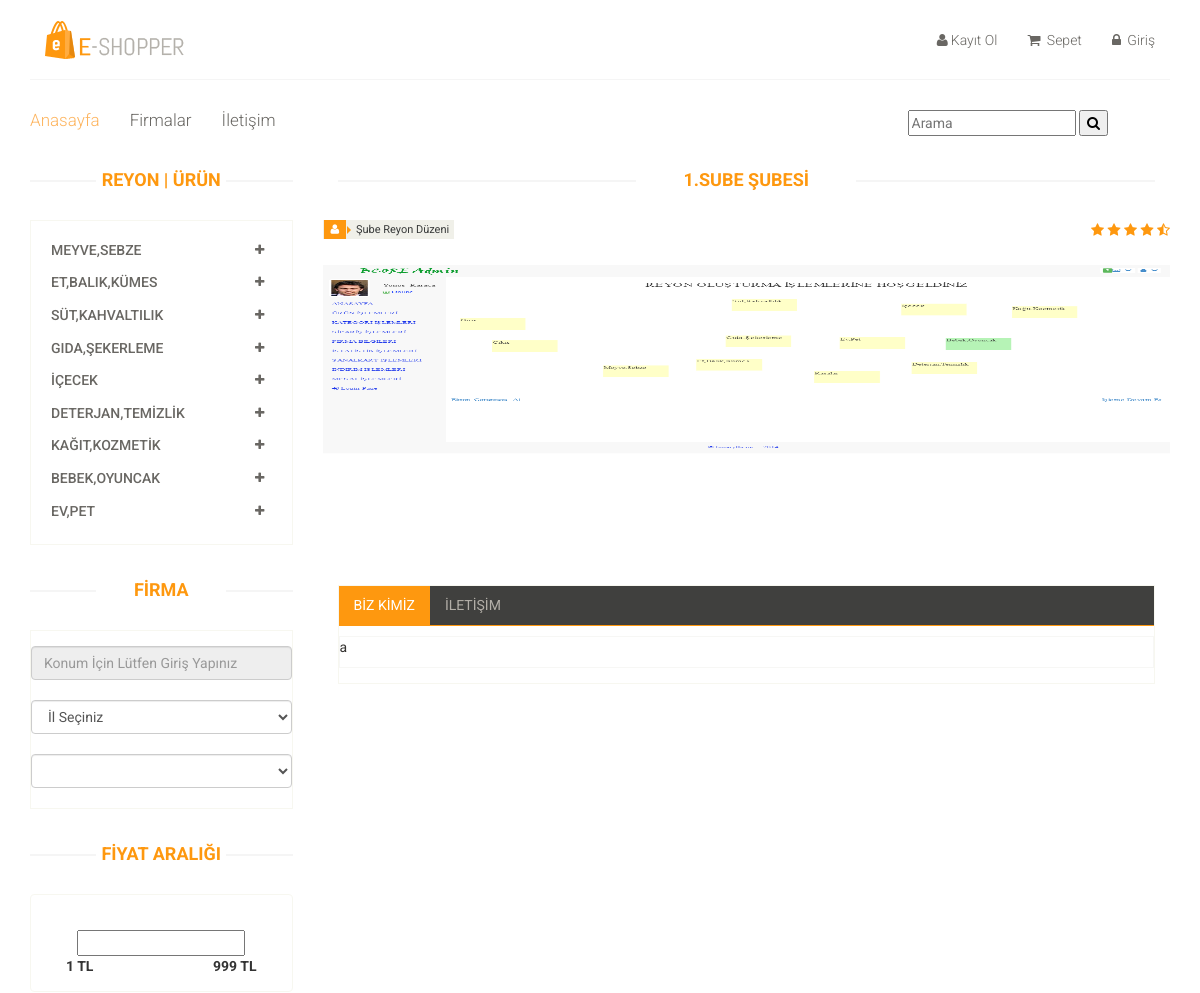
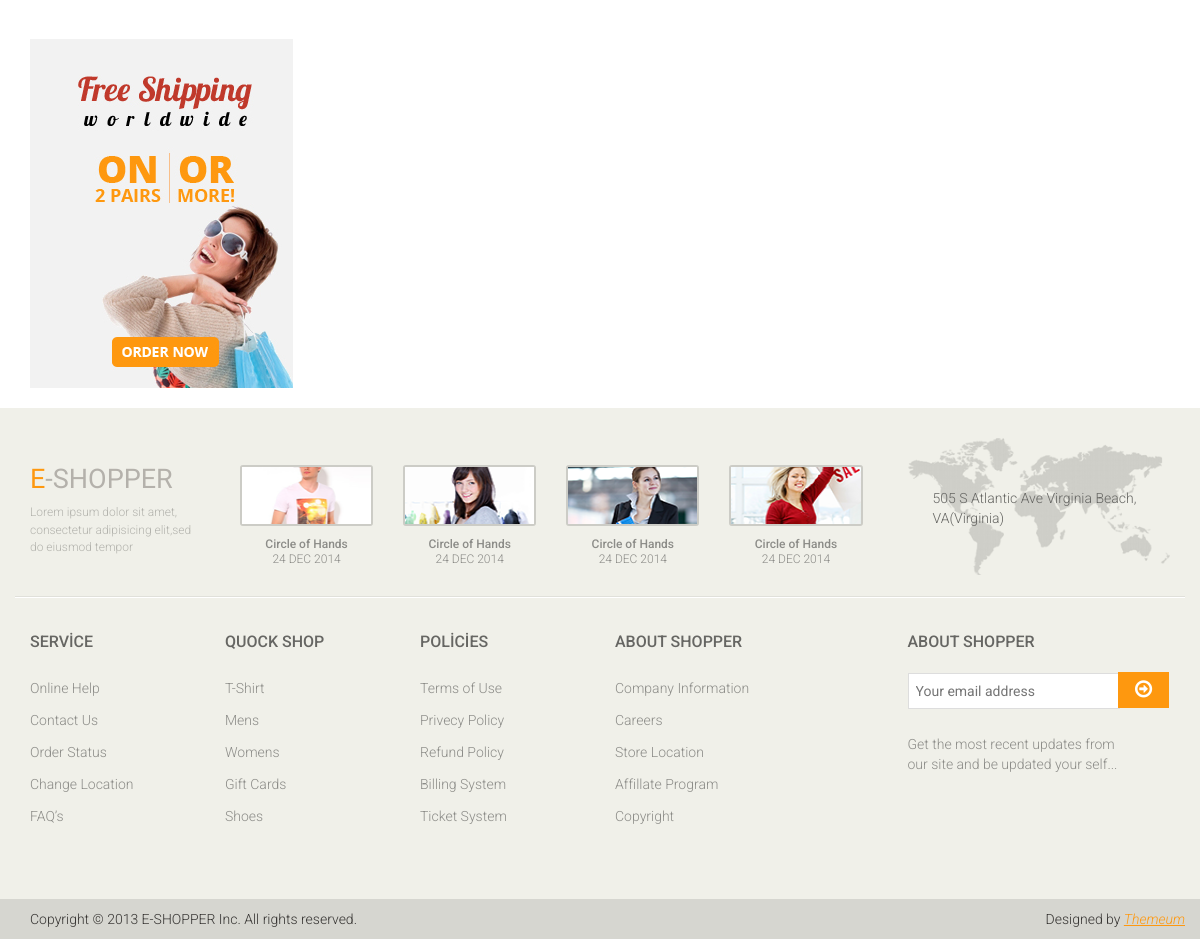
The page /blog_single_sube.php?id=1 on the database its author committed (2 pictures, top to bottom).
### tables this page shows
CREATE TABLE `kategori` (
  `kategori_id` int(11) NOT NULL,
  `kategori_isim` varchar(50) NOT NULL,
  `kategori_ust` varchar(5) NOT NULL
);

CREATE TABLE `sube` (
  `sube_id` int(11) NOT NULL,
  `sube_isim` varchar(50) NOT NULL,
  `sube_reyon` varchar(100) NOT NULL,
  `sube_hakkinda` varchar(2000) NOT NULL,
  `sube_iletisim` varchar(250) NOT NULL,
  `sube_yetkili` int(11) NOT NULL
);

### blog_single_sube.php (the view, shortened to what this page needs)
<!DOCTYPE html>
<html lang="tr">
<head>
    <link href="css/bootstrap.min.css" rel="stylesheet">
    <link href="css/font-awesome.min.css" rel="stylesheet">
    <link href="css/prettyPhoto.css" rel="stylesheet">
    <link href="css/price-range.css" rel="stylesheet">
    <link href="css/animate.css" rel="stylesheet">
	<link href="css/main.css" rel="stylesheet">
	<link href="css/responsive.css" rel="stylesheet">
</head>
<body>
	<?php require_once("header.php"); ?>
	<section>
		<div class="container">
			<div class="row">
				<?php require_once("sidebar.php"); ?>
				<div class="col-sm-9">
					<div class="blog-post-area">
						<?php
		                if (!isset($id)) {
		                        $id = $_GET['id'];
		                    }
		                    $veri = $db->prepare("SELECT * FROM sube where sube_id=$id");
		                    $veri ->execute();
		                        if($veri->rowCount()){
		                        foreach($veri as $row){
		                ?>
						<h2 class="title text-center"><?php echo $row['sube_isim']; ?> ŞUBESİ</h2>
						<div class="single-blog-post">
							<div class="post-meta">
								<ul>
									<li><i class="fa fa-user"></i> Şube Reyon Düzeni</li>
								</ul>
								<span>
									<i class="fa fa-star"></i>
									<i class="fa fa-star"></i>
									<i class="fa fa-star"></i>
									<i class="fa fa-star"></i>
									<i class="fa fa-star-half-o"></i>
								</span>
							</div>
							<img src="admin_firma/<?php echo $row['sube_reyon'];?>"style="width:100%; height: 300px; margin-bottom: 20px;">
							<div class="category-tab shop-details-tab">
							<div class="col-sm-12">
								<ul class="nav nav-tabs">
									<li class="active"><a href="#details" data-toggle="tab">BİZ KİMİZ</a></li>
									<li><a href="#companyprofile" data-toggle="tab">İLETİŞİM</a></li>
								</ul>
							</div>
							<div class="tab-content">
								<div class="tab-pane fade active in" id="details" >
									<div class="col-sm-12">
										<div class="product-image-wrapper">
											<div class="single-products">
												<p>
													<?php echo $row['sube_hakkinda']; ?>
												</p>
											</div>
										</div>
									</div>
								</div>
							</div>
							</div>
						</div>
					</div>
					<?php
                    }
                	}
                    ?>
				</div>
			</div>
		</div>
	</section>
	<?php require_once("footer.php"); ?>
</body>
</html>

### sidebar.php (shortened to what this page needs)
<?php require_once("baglan.php"); ?>
<div class="col-sm-3">
	<div class="left-sidebar">
		<h2>reyon | ürün</h2>
			<div class="panel-group category-products" id="accordian">
				<?php
					$ustkategorilist= $db->query("select * from kategori where kategori_ust=0")->fetchAll(PDO::FETCH_ASSOC);
				?>
				<?php
					foreach ($ustkategorilist as $key => $value)
						{
				?>
					<div class="panel panel-default">
						<div class="panel-heading">
							<h4 class="panel-title">
								<a data-toggle="collapse" data-parent="#accordian" href="#<?php echo $value['kategori_id'];?>" >
									<span class="badge pull-right"><i class="fa fa-plus"></i></span>
										<?php echo $value['kategori_isim'];?>
								</a>
							</h4>
						</div>
						</div>
						<?php } ?>
			</div>
			<div class="brands_products">
				<h2>firma </h2>
				<div class="panel-group category-products" id="accordian">
					<input class="form-control" type="text" name="konumbilgi" maxlength="100" id="message-text4" disabled="disabled"  placeholder="Konum İçin Lütfen Giriş Yapınız" required/>
					<br>
				     	<select id="il2" name="uye_il" class="form-control">
							<option> İl Seçiniz</option>
				      	</select>
				      	<br>
				      	<select id="ilce2" name="uye_ilce" class="form-control">
			      		</select>
				</div>
		</div>
			<div class="price-range">
				<h2>Fiyat Aralığı</h2>
				<div class="well text-center">
					<input type="text" class="span2" value="" data-slider-min="0" data-slider-max="600" data-slider-step="5" data-slider-value="[250,450]" id="sl2" ><br />
					<b class="pull-left">1 TL</b> <b class="pull-right">999 TL</b>
				</div>
			</div>
			<div class="shipping text-center">
				<img src="images/home/shipping.jpg" alt="" />
			</div><br>
	</div>
</div>

### css/main.css (style rules this page uses)
body { font-family: 'Roboto', sans-serif; background:; position: relative; font-weight:400px; }
a { -webkit-transition: 300ms; -moz-transition: 300ms; -o-transition: 300ms; transition: 300ms; }
h1, h2, h3, h4, h5, h6 { font-family: 'Roboto', sans-serif; }
.category-products { border: 1px solid #F7F7F0; margin-bottom: 35px; padding-bottom: 20px; padding-top: 15px; }
.left-sidebar h2, .brands_products h2 { color: #FE980F; font-family: 'Roboto', sans-serif; font-size: 18px; font-weight: 700; margin: 0 auto 30px; text-align: center; text-transform: uppercase; position: relative; z-index:3; }
.left-sidebar h2:after, h2.title:after { content: " "; position: absolute; border: 1px solid #f5f5f5; bottom:8px; left: 0; width: 100%; height: 0; z-index: -2; }
.left-sidebar h2:before { content: " "; position: absolute; background: #fff; bottom: -6px; width: 130px; height: 30px; z-index: -1; left: 50%; margin-left: -65px; }
h2.title:before { content: " "; position: absolute; background: #fff; bottom: -6px; width: 220px; height: 30px; z-index: -1; left: 50%; margin-left: -110px; }
.category-products .panel { background-color: #FFFFFF; border: 0px; border-radius: 0px; box-shadow:none; margin-bottom: 0px; }
.category-products .panel-default .panel-heading { background-color: #FFFFFF; border: 0 none; color: #FFFFFF; padding: 5px 20px; }
.category-products .panel-default .panel-heading .panel-title a { color: #696763; font-family: 'Roboto', sans-serif; font-size: 14px; text-decoration: none; text-transform: uppercase; }
.category-products .badge { background:none; border-radius: 10px; color: #696763; display: inline-block; font-size: 12px; font-weight: bold; line-height: 1; min-width: 10px; padding: 3px 7px; text-align: center; vertical-align: baseline; white-space: nowrap; }
.shipping { background-color: #F2F2F2; margin-top: 40px; overflow: hidden; padding-top: 20px; position: relative; }
.price-range { margin-top:30px; }
.well { background-color: #FFFFFF; border: 1px solid #F7F7F0; border-radius: 4px; box-shadow: none; margin-bottom: 20px; min-height: 20px; padding: 35px; }
h2.title { color: #FE980F; font-family: 'Roboto', sans-serif; font-size: 18px; font-weight: 700; margin: 0 15px; text-transform: uppercase; margin-bottom: 30px; position: relative; }
.product-image-wrapper { border:1px solid #F7F7F5; overflow: hidden; margin-bottom:5px; }
.single-products { position: relative; }
.category-tab { overflow: hidden; }
.category-tab ul { background: #40403E; border-bottom: 1px solid #FE980F; list-style: none outside none; margin: 0 0 10px; padding: 0; width: 100%; }
.category-tab ul li a { border: 0 none; border-radius: 0; color: #B3AFA8; display: block; font-family: 'Roboto', sans-serif; font-size: 14px; text-transform: uppercase; }
.nav-tabs li.active a, .nav-tabs li.active a:hover, .nav-tabs li.active a:focus { -moz-border-bottom-colors: none; -moz-border-left-colors: none; -moz-border-right-colors: none; -moz-border-top-colors: none; background-color: #FE980F; border:0px; color: #FFFFFF; cursor: default; margin-right:0; margin-left:0; }
.nav-tabs li a { border: 1px solid rgba(0, 0, 0, 0); border-radius: 4px 4px 0 0; line-height: 1.42857; margin-right:0; }
.shop-details-tab { border: 1px solid #F7F7F0; margin-bottom: 75px; margin-left: 15px; margin-right: 15px; padding-bottom: 10px; }
.shop-details-tab .col-sm-12 { padding-left: 0; padding-right: 0; }
.user_info input, select, textarea { background: #F0F0E9; border:0; color: #696763; padding: 5px; width: 100%; border-radius: 0; resize: none }
.blog-post-area .single-blog-post p { color: #363432 }
.blog-post-area .post-meta { display: block; margin-bottom: 25px; overflow: hidden; }
.blog-post-area .post-meta ul { padding:0; display: inline; }
.blog-post-area .post-meta ul li { background:#F0F0E9; float: left; margin-right: 10px; padding: 0 5px; font-size: 11px; color: #393b3b; position: relative; }
.blog-post-area .post-meta ul li i { background:#FE980F; color: #FFFFFF; margin-left: -4px; margin-right: 7px; padding: 4px 7px; }
.sinlge-post-meta li i:after, .blog-post-area .post-meta ul li i:after { content: ""; position: absolute; width: auto; height: auto; border-color:transparent transparent transparent #FE980F; border-width:4px; border-style: solid; top:6px; left:24px }
.post-meta span { float: right; }
.post-meta span i { color: #FE980F }

### rows shown on the page
kategori: kategori_isim "MEYVE,SEBZE"
kategori: kategori_isim "ET,BALIK,KÜMES"
kategori: kategori_isim "SÜT,KAHVALTILIK"
kategori: kategori_isim "GIDA,ŞEKERLEME"
kategori: kategori_isim "İÇECEK"
kategori: kategori_isim "DETERJAN,TEMIZLIK"
kategori: kategori_isim "KAĞIT,KOZMETIK"
kategori: kategori_isim "BEBEK,OYUNCAK"
kategori: kategori_isim "EV,PET"
sube: sube_isim "1.SUBE", sube_reyon (picture), sube_hakkinda "a"
